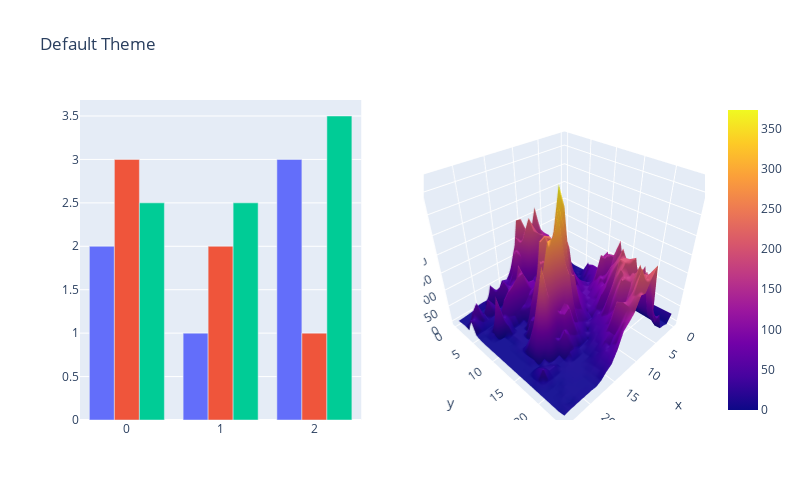

The cell this chart's notebook holds for it:
### Markdown cell above
###  Subplots

### Code cell
# Make figure with subplots
fig = make_subplots(rows=1, cols=2, specs=[[{"type": "bar"},
                                            {"type": "surface"}]])

# Add bar traces to subplot (1, 1)
fig.add_trace(go.Bar(y=[2, 1, 3]), row=1, col=1)
fig.add_trace(go.Bar(y=[3, 2, 1]), row=1, col=1)
fig.add_trace(go.Bar(y=[2.5, 2.5, 3.5]), row=1, col=1)

# Add surface trace to subplot (1, 2)
# Read data from a csv
#z_data = pd.read_csv("https://raw.githubusercontent.com/plotly/datasets/master/api_docs/mt_bruno_elevation.csv")
z_data = pd.read_csv("C:/Users/mayadi/Documents/Work/Viz/mt_bruno_elevation.csv")
fig.add_surface(z=z_data)

# Hide legend
fig.update_layout(
    showlegend=False,
    title_text="Default Theme",
    height=500,
    width=800,
)

fig.show()

### Figure 1 — Plotly figure (JSON) as saved in the notebook; plotly's stock layout.template omitted (floating-point values rounded to 4 significant figures; data arrays with more than 128 entries replaced by an {"elided": "..."} marker saying what was removed)
{"data": [{"type": "bar", "xaxis": "x", "y": [2, 1, 3], "yaxis": "y"}, {"type": "bar", "xaxis": "x", "y": [3, 2, 1], "yaxis": "y"}, {"type": "bar", "xaxis": "x", "y": [2.5, 2.5, 3.5], "yaxis": "y"}, {"type": "surface", "z": {"elided": "25x25 float values"}}], "layout": {"height": 500, "scene": {"domain": {"x": [0.55, 1], "y": [0, 1]}}, "showlegend": false, "title": {"text": "Default Theme"}, "width": 800, "xaxis": {"anchor": "y", "domain": [0, 0.45]}, "yaxis": {"anchor": "x", "domain": [0, 1]}}}
